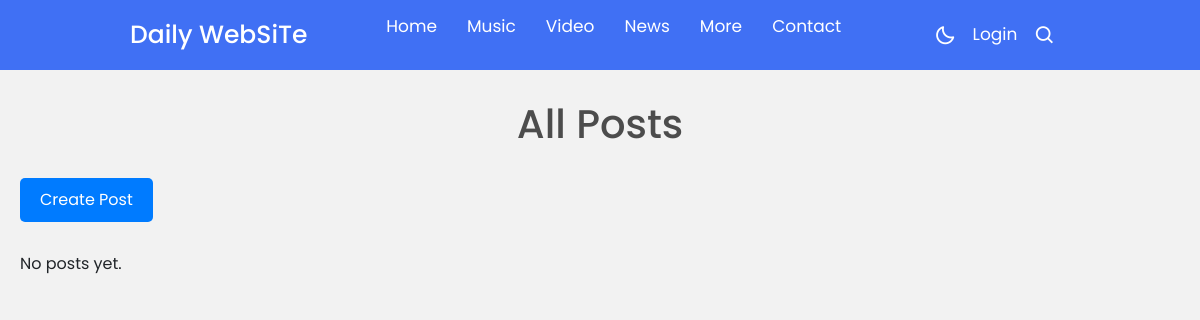
The page /blog/ on the database as committed earlier.
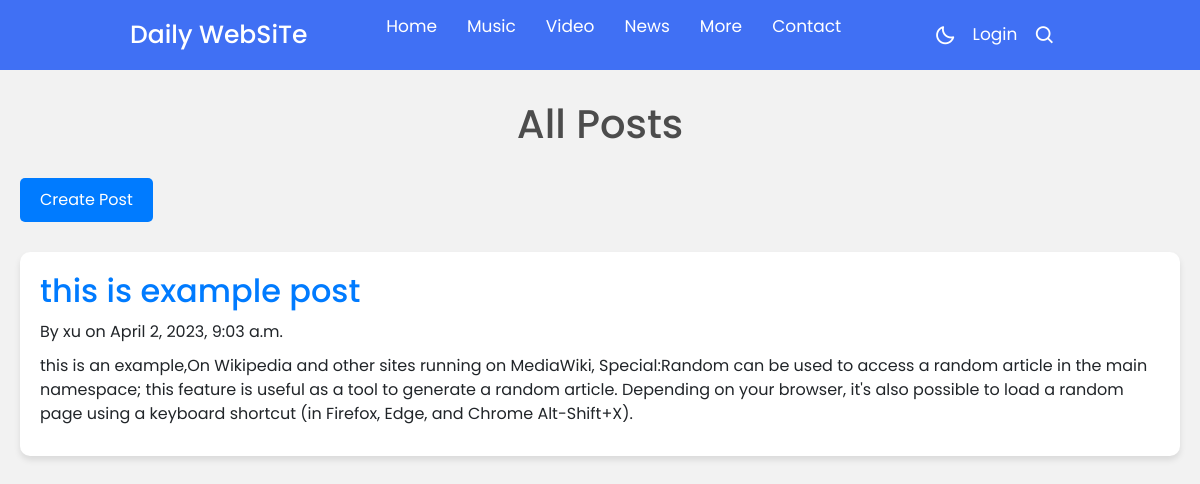
The same page on the database as committed later.
### blog/models.py (models this page shows, shortened)
class Post(models.Model):
    title = models.CharField(max_length=200)
    content = models.TextField()
    author = models.ForeignKey(User, on_delete=models.CASCADE)
    created_at = models.DateTimeField(auto_now_add=True)
    updated_at = models.DateTimeField(auto_now=True)

### blog/views.py (the view)
# urls.py: path('', views.list_posts, name='list_posts'),
def list_posts(request):
    posts = Post.objects.order_by('-created_at')
    return render(request, 'blog/list_posts.html', {'posts': posts})

### temp/blog/list_posts.html
{% extends 'STY.html' %}
{% load static %}
{% block content %}
<link rel="stylesheet" href="{% static 'blog_styles.css' %}">
<div style="margin-top: 80px;">
    <h1>All Posts</h1>
    <a href="{% url 'blog:create_post' %}" class="btn">Create Post</a>
    {% if posts %}
        {% for post in posts %}
            <div class="post">
                <h2><a href="{% url 'blog:view_post' pk=post.pk %}">{{ post.title }}</a></h2>
                <p>By {{ post.author }} on {{ post.created_at }}</p>
                <p>{{ post.content }}</p>
            </div>
        {% endfor %}
    {% else %}
        <p>No posts yet.</p>
    {% endif %}
</div>
{% endblock content %}

Rows that differ between the two databases and show on the page:
added Post: title "this is example post", author "xu", created_at "April 2, 2023, 9:03 a.m.", content "this is an example,On Wikipedia and other sites running on MediaWiki, Special:Random can be used to access a random article in the main namespace; this feature is useful as a tool to generate a random article. Depending on your browser, it's also possible to load a random page using a keyboard shortcut (in Firefox, Edge, and Chrome Alt-Shift+X)."
Other text that changed with them:
text no longer shown: "No posts yet."
